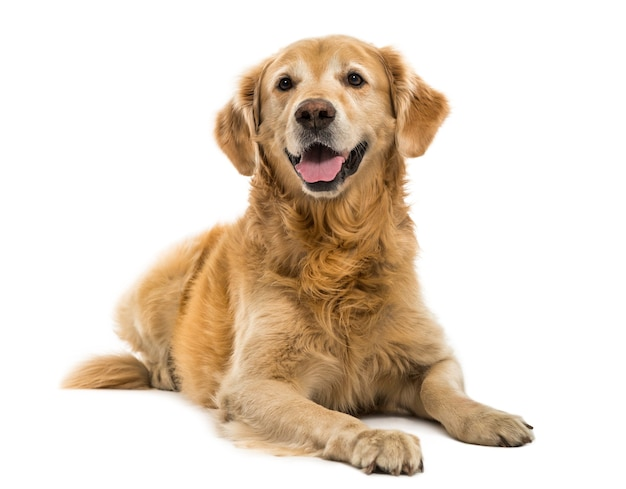
#> input picture image to greyscale/dog.jpg, 626 x 489 px, found by its file name
$ jupyter execute --allow-errors Untitled.ipynb
#> lines starting #> are read from the running program, lines starting #| are printed output that depends on the picture
[cell 1]
import cv2

[cell 2]
from PIL import Image
from IPython.display import display
import matplotlib.pyplot as plt

[cell 3]
from IPython.display import display

[cell 4]
image_path = "/Users/ayushaburman/Desktop/programming/Machine Learning/letsgrowmore/image to greyscale/dog.jpg"

[cell 5]
pil_image = Image.open(image_path)
#> pil_image is the input picture: PIL image 626x489 RGB; mean R, G, B 228.5, 214.9, 200.3

[cell 6]
display(pil_image)

# Step 1:  Read the image in RGB format

[cell 7]
image = cv2.imread(image_path)

# Step 2: Convert the image to grayscale

[cell 8]
grayscale_image = cv2.cvtColor(image, cv2.COLOR_BGR2GRAY)
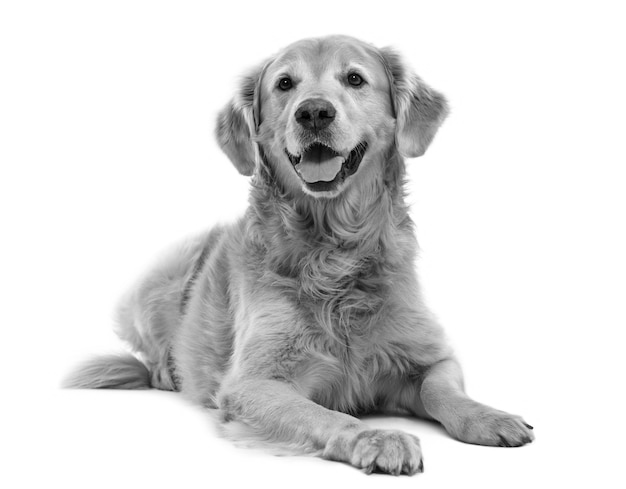
#> grayscale_image: shape (489, 626); min 0, max 255, mean 217.3

[cell 9]
pil_grayscale_image = Image.fromarray(grayscale_image)

[cell 10]
display(pil_grayscale_image)

# Step 3: Invert the grayscale image (negative image)

[cell 11]
inverted_image = 255 - grayscale_image
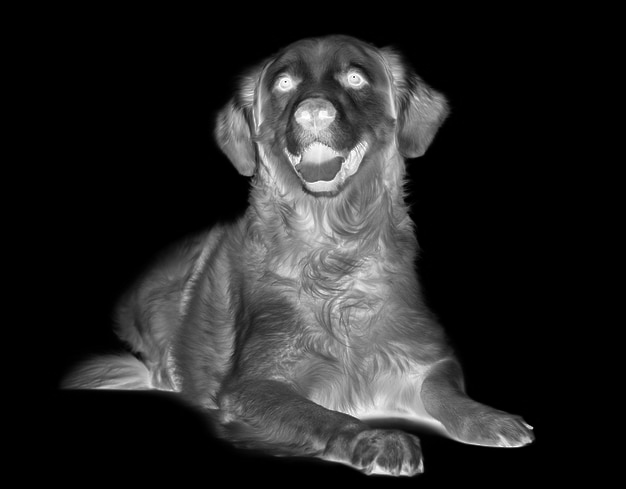
#> inverted_image: shape (489, 626); min 0, max 255, mean 37.7

[cell 12]
pil_inverted_image = Image.fromarray(inverted_image)

[cell 13]
display(pil_inverted_image)

# Step 4: Apply Gaussian blur to the inverted image

[cell 14]
blurred_image = cv2.GaussianBlur(inverted_image, (21, 21), sigmaX=0, sigmaY=0)
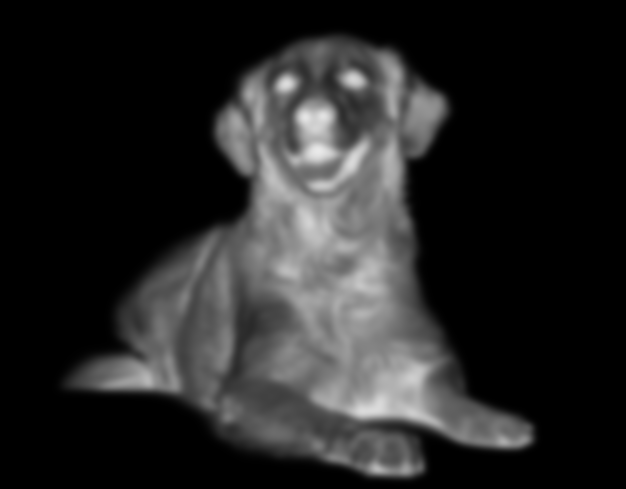
#> blurred_image: shape (489, 626); min 0, max 233, mean 37.7

[cell 15]
pil_blurred_image = Image.fromarray(blurred_image)

[cell 16]
display(pil_blurred_image)

# Step 5: Create the pencil sketch by dividing the grayscale image by the inverted blurry image

[cell 17]
pencil_sketch = cv2.divide(grayscale_image, 255 - blurred_image, scale=256.0)
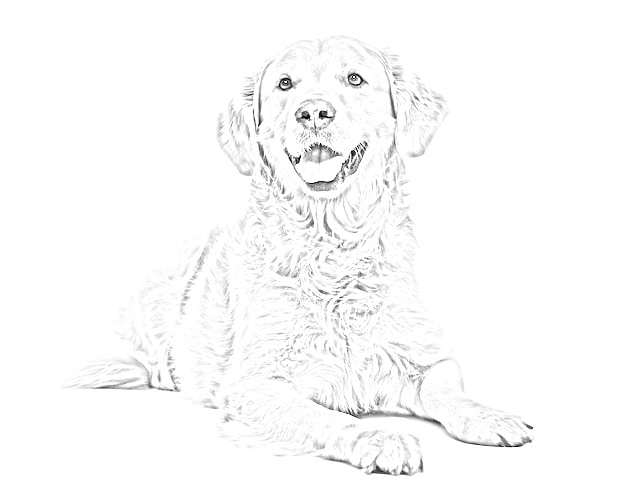
#> pencil_sketch: shape (489, 626); min 0, max 255, mean 250.5

$ run again, with image to greyscale/download.png saved as image to greyscale/dog.jpg
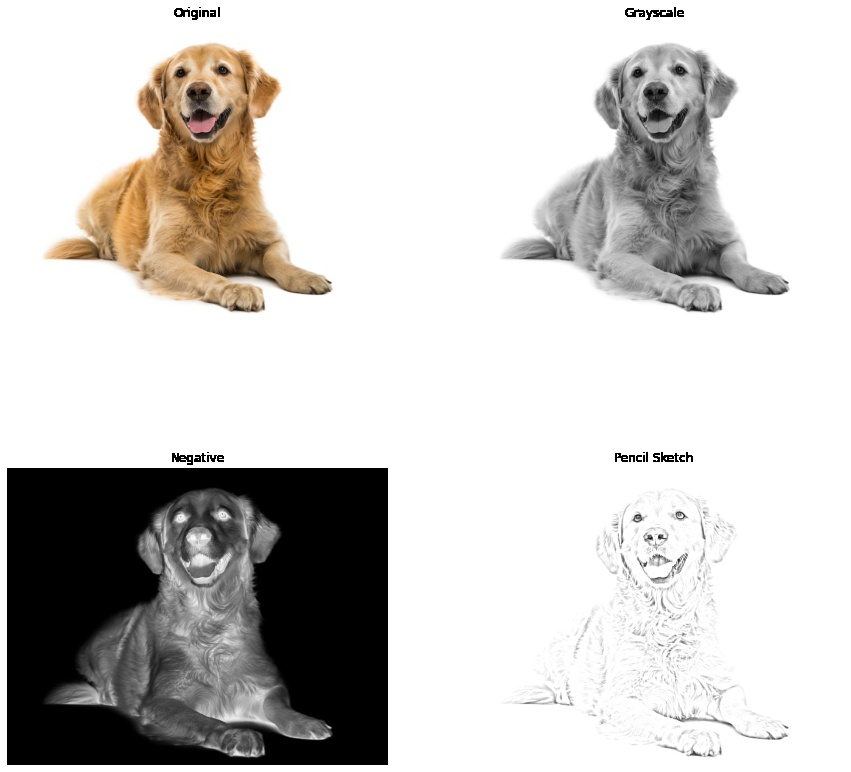
#> input picture image to greyscale/download.png, 851 x 772 px, found by its file name
#> pil_image is the input picture: PIL image 851x772 RGB; mean R, G, B 205.2, 202.8, 200.3
#> `blurred_image = cv2.GaussianBlur(inverted_image, (21, 21), sigmaX=0, s..`:
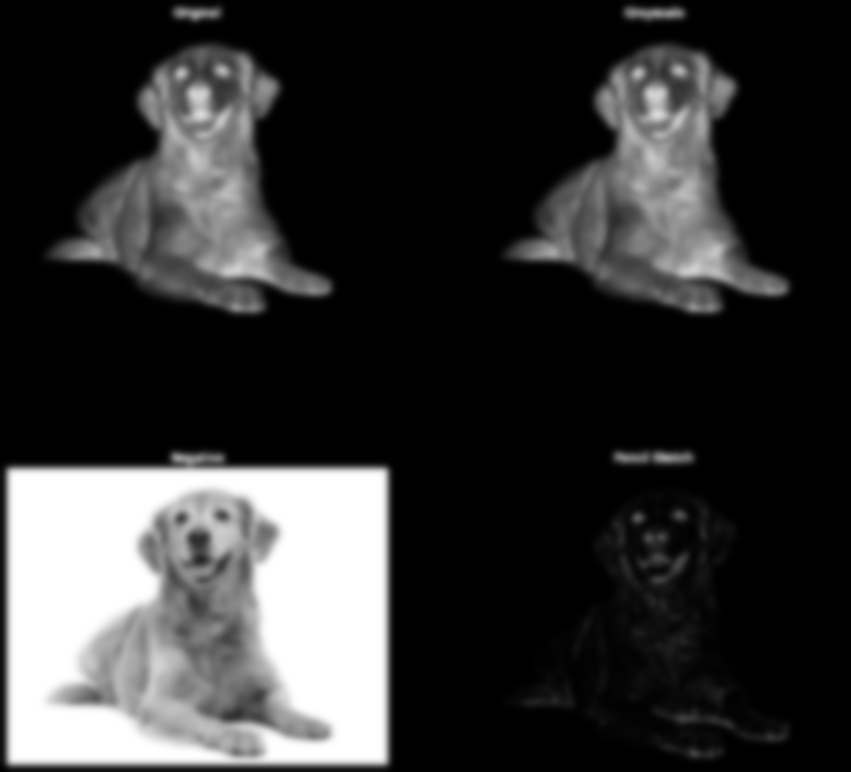
#> blurred_image: shape (772, 851); min 0, max 255, mean 51.8
#> `pencil_sketch = cv2.divide(grayscale_image, 255 - blurred_image, scale..`:
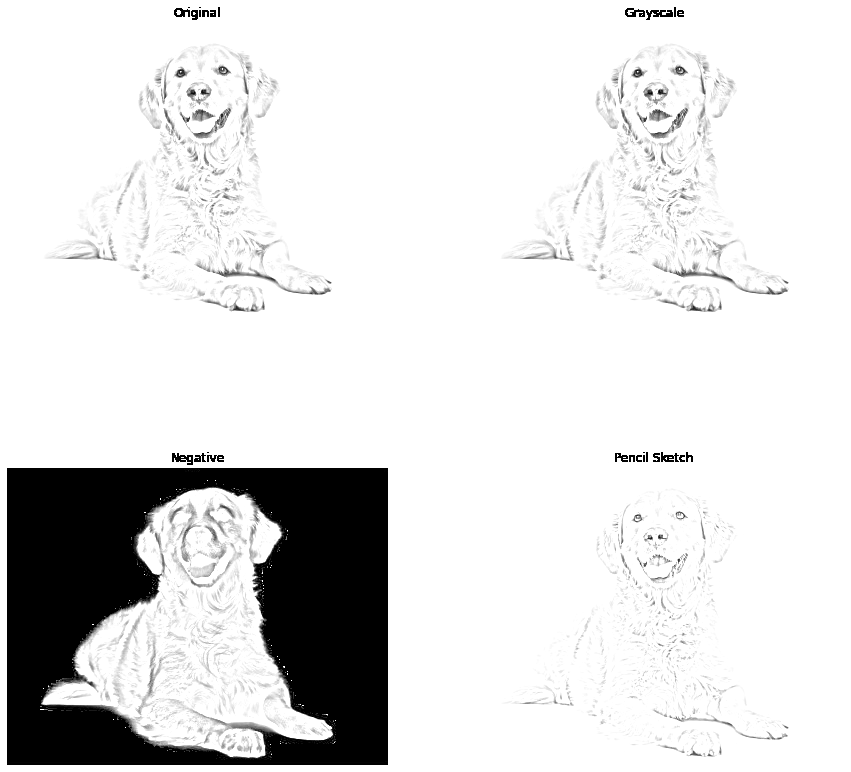
#> pencil_sketch: shape (772, 851); min 0, max 255, mean 222.9
